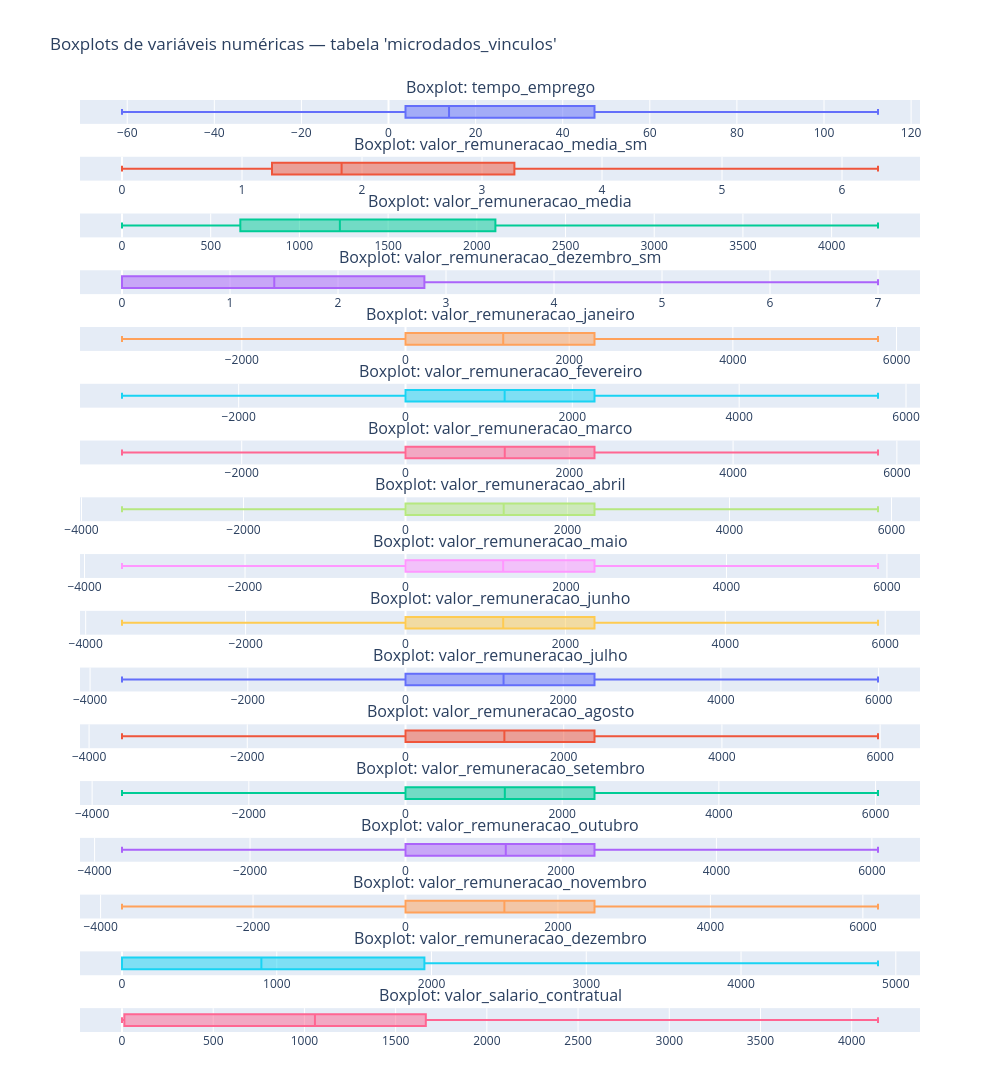

Notebook cell for this chart:
### Markdown cell above
### Box Plot

### Code cell
stats_dict, valid_columns = collect_boxplot_stats(client, table, num_columns)

fig, valid_columns = build_boxplot_figure(stats_dict, TABLE, log_vals=False)
output_path = os.path.abspath(f"data/outputs/html/distribuicao_boxplot_{TABLE}_num_columns.html")
fig.show()

### Figure 1 — Plotly figure (JSON) as saved in the notebook; plotly's stock layout.template omitted (floating-point values rounded to 4 significant figures)
{"data": [{"boxpoints": false, "lowerfence": [-61.2], "median": [13.9], "name": "tempo_emprego", "orientation": "h", "q1": [3.9], "q3": [47.3], "showlegend": false, "type": "box", "upperfence": [112.4], "xaxis": "x", "yaxis": "y"}, {"boxpoints": false, "lowerfence": [0], "median": [1.83], "name": "valor_remuneracao_media_sm", "orientation": "h", "q1": [1.25], "q3": [3.27], "showlegend": false, "type": "box", "upperfence": [6.3], "xaxis": "x2", "yaxis": "y2"}, {"boxpoints": false, "lowerfence": [0], "median": [1228.0], "name": "valor_remuneracao_media", "orientation": "h", "q1": [667], "q3": [2105.0], "showlegend": false, "type": "box", "upperfence": [4261.0], "xaxis": "x3", "yaxis": "y3"}, {"boxpoints": false, "lowerfence": [0], "median": [1.41], "name": "valor_remuneracao_dezembro_sm", "orientation": "h", "q1": [0], "q3": [2.8], "showlegend": false, "type": "box", "upperfence": [7.0], "xaxis": "x4", "yaxis": "y4"}, {"boxpoints": false, "lowerfence": [-3464.0], "median": [1194.0], "name": "valor_remuneracao_janeiro", "orientation": "h", "q1": [0], "q3": [2309.0], "showlegend": false, "type": "box", "upperfence": [5773.0], "xaxis": "x5", "yaxis": "y5"}, {"boxpoints": false, "lowerfence": [-3399.0], "median": [1189.0], "name": "valor_remuneracao_fevereiro", "orientation": "h", "q1": [0], "q3": [2266.0], "showlegend": false, "type": "box", "upperfence": [5664.0], "xaxis": "x6", "yaxis": "y6"}, {"boxpoints": false, "lowerfence": [-3462.0], "median": [1212], "name": "valor_remuneracao_marco", "orientation": "h", "q1": [0], "q3": [2308.0], "showlegend": false, "type": "box", "upperfence": [5770.0], "xaxis": "x7", "yaxis": "y7"}, {"boxpoints": false, "lowerfence": [-3500.0], "median": [1212], "name": "valor_remuneracao_abril", "orientation": "h", "q1": [0], "q3": [2333.0], "showlegend": false, "type": "box", "upperfence": [5834.0], "xaxis": "x8", "yaxis": "y8"}, {"boxpoints": false, "lowerfence": [-3533.0], "median": [1217.0], "name": "valor_remuneracao_maio", "orientation": "h", "q1": [0], "q3": [2355.0], "showlegend": false, "type": "box", "upperfence": [5889.0], "xaxis": "x9", "yaxis": "y9"}, {"boxpoints": false, "lowerfence": [-3546.0], "median": [1222.0], "name": "valor_remuneracao_junho", "orientation": "h", "q1": [0], "q3": [2364.0], "showlegend": false, "type": "box", "upperfence": [5909.0], "xaxis": "x10", "yaxis": "y10"}, {"boxpoints": false, "lowerfence": [-3595.0], "median": [1243.0], "name": "valor_remuneracao_julho", "orientation": "h", "q1": [0], "q3": [2397.0], "showlegend": false, "type": "box", "upperfence": [5992.0], "xaxis": "x11", "yaxis": "y11"}, {"boxpoints": false, "lowerfence": [-3584.0], "median": [1250], "name": "valor_remuneracao_agosto", "orientation": "h", "q1": [0], "q3": [2389.0], "showlegend": false, "type": "box", "upperfence": [5973.0], "xaxis": "x12", "yaxis": "y12"}, {"boxpoints": false, "lowerfence": [-3619.0], "median": [1268.0], "name": "valor_remuneracao_setembro", "orientation": "h", "q1": [0], "q3": [2412.0], "showlegend": false, "type": "box", "upperfence": [6031.0], "xaxis": "x13", "yaxis": "y13"}, {"boxpoints": false, "lowerfence": [-3647.0], "median": [1290], "name": "valor_remuneracao_outubro", "orientation": "h", "q1": [0], "q3": [2432.0], "showlegend": false, "type": "box", "upperfence": [6079.0], "xaxis": "x14", "yaxis": "y14"}, {"boxpoints": false, "lowerfence": [-3719.0], "median": [1297.0], "name": "valor_remuneracao_novembro", "orientation": "h", "q1": [0], "q3": [2479.0], "showlegend": false, "type": "box", "upperfence": [6199.0], "xaxis": "x15", "yaxis": "y15"}, {"boxpoints": false, "lowerfence": [0], "median": [900.7], "name": "valor_remuneracao_dezembro", "orientation": "h", "q1": [0], "q3": [1954], "showlegend": false, "type": "box", "upperfence": [4885], "xaxis": "x16", "yaxis": "y16"}, {"boxpoints": false, "lowerfence": [0], "median": [1058.0], "name": "valor_salario_contratual", "orientation": "h", "q1": [13], "q3": [1665.0], "showlegend": false, "type": "box", "upperfence": [4144.0], "xaxis": "x17", "yaxis": "y17"}], "layout": {"annotations": [{"font": {"size": 16}, "showarrow": false, "text": "Boxplot: tempo_emprego", "x": 0.5, "xanchor": "center", "xref": "paper", "y": 1, "yanchor": "bottom", "yref": "paper"}, {"font": {"size": 16}, "showarrow": false, "text": "Boxplot: valor_remuneracao_media_sm", "x": 0.5, "xanchor": "center", "xref": "paper", "y": 0.9391, "yanchor": "bottom", "yref": "paper"}, {"font": {"size": 16}, "showarrow": false, "text": "Boxplot: valor_remuneracao_media", "x": 0.5, "xanchor": "center", "xref": "paper", "y": 0.8782, "yanchor": "bottom", "yref": "paper"}, {"font": {"size": 16}, "showarrow": false, "text": "Boxplot: valor_remuneracao_dezembro_sm", "x": 0.5, "xanchor": "center", "xref": "paper", "y": 0.8173, "yanchor": "bottom", "yref": "paper"}, {"font": {"size": 16}, "showarrow": false, "text": "Boxplot: valor_remuneracao_janeiro", "x": 0.5, "xanchor": "center", "xref": "paper", "y": 0.7564, "yanchor": "bottom", "yref": "paper"}, {"font": {"size": 16}, "showarrow": false, "text": "Boxplot: valor_remuneracao_fevereiro", "x": 0.5, "xanchor": "center", "xref": "paper", "y": 0.6955, "yanchor": "bottom", "yref": "paper"}, {"font": {"size": 16}, "showarrow": false, "text": "Boxplot: valor_remuneracao_marco", "x": 0.5, "xanchor": "center", "xref": "paper", "y": 0.6346, "yanchor": "bottom", "yref": "paper"}, {"font": {"size": 16}, "showarrow": false, "text": "Boxplot: valor_remuneracao_abril", "x": 0.5, "xanchor": "center", "xref": "paper", "y": 0.5737, "yanchor": "bottom", "yref": "paper"}, {"font": {"size": 16}, "showarrow": false, "text": "Boxplot: valor_remuneracao_maio", "x": 0.5, "xanchor": "center", "xref": "paper", "y": 0.5128, "yanchor": "bottom", "yref": "paper"}, {"font": {"size": 16}, "showarrow": false, "text": "Boxplot: valor_remuneracao_junho", "x": 0.5, "xanchor": "center", "xref": "paper", "y": 0.4519, "yanchor": "bottom", "yref": "paper"}, {"font": {"size": 16}, "showarrow": false, "text": "Boxplot: valor_remuneracao_julho", "x": 0.5, "xanchor": "center", "xref": "paper", "y": 0.391, "yanchor": "bottom", "yref": "paper"}, {"font": {"size": 16}, "showarrow": false, "text": "Boxplot: valor_remuneracao_agosto", "x": 0.5, "xanchor": "center", "xref": "paper", "y": 0.3301, "yanchor": "bottom", "yref": "paper"}, {"font": {"size": 16}, "showarrow": false, "text": "Boxplot: valor_remuneracao_setembro", "x": 0.5, "xanchor": "center", "xref": "paper", "y": 0.2692, "yanchor": "bottom", "yref": "paper"}, {"font": {"size": 16}, "showarrow": false, "text": "Boxplot: valor_remuneracao_outubro", "x": 0.5, "xanchor": "center", "xref": "paper", "y": 0.2083, "yanchor": "bottom", "yref": "paper"}, {"font": {"size": 16}, "showarrow": false, "text": "Boxplot: valor_remuneracao_novembro", "x": 0.5, "xanchor": "center", "xref": "paper", "y": 0.1474, "yanchor": "bottom", "yref": "paper"}, {"font": {"size": 16}, "showarrow": false, "text": "Boxplot: valor_remuneracao_dezembro", "x": 0.5, "xanchor": "center", "xref": "paper", "y": 0.08651, "yanchor": "bottom", "yref": "paper"}, {"font": {"size": 16}, "showarrow": false, "text": "Boxplot: valor_salario_contratual", "x": 0.5, "xanchor": "center", "xref": "paper", "y": 0.02561, "yanchor": "bottom", "yref": "paper"}], "height": 3060, "margin": {"b": 60}, "showlegend": false, "title": {"text": "Boxplots de variáveis numéricas — tabela 'microdados_vinculos'"}, "width": 1000, "xaxis": {"anchor": "y", "domain": [0, 1], "type": "linear"}, "xaxis10": {"anchor": "y10", "domain": [0, 1], "type": "linear"}, "xaxis11": {"anchor": "y11", "domain": [0, 1], "type": "linear"}, "xaxis12": {"anchor": "y12", "domain": [0, 1], "type": "linear"}, "xaxis13": {"anchor": "y13", "domain": [0, 1], "type": "linear"}, "xaxis14": {"anchor": "y14", "domain": [0, 1], "type": "linear"}, "xaxis15": {"anchor": "y15", "domain": [0, 1], "type": "linear"}, "xaxis16": {"anchor": "y16", "domain": [0, 1], "type": "linear"}, "xaxis17": {"anchor": "y17", "domain": [0, 1], "type": "linear"}, "xaxis2": {"anchor": "y2", "domain": [0, 1], "type": "linear"}, "xaxis3": {"anchor": "y3", "domain": [0, 1], "type": "linear"}, "xaxis4": {"anchor": "y4", "domain": [0, 1], "type": "linear"}, "xaxis5": {"anchor": "y5", "domain": [0, 1], "type": "linear"}, "xaxis6": {"anchor": "y6", "domain": [0, 1], "type": "linear"}, "xaxis7": {"anchor": "y7", "domain": [0, 1], "type": "linear"}, "xaxis8": {"anchor": "y8", "domain": [0, 1], "type": "linear"}, "xaxis9": {"anchor": "y9", "domain": [0, 1], "type": "linear"}, "yaxis": {"anchor": "x", "domain": [0.9744, 1], "showticklabels": false}, "yaxis10": {"anchor": "x10", "domain": [0.4263, 0.4519], "showticklabels": false}, "yaxis11": {"anchor": "x11", "domain": [0.3654, 0.391], "showticklabels": false}, "yaxis12": {"anchor": "x12", "domain": [0.3045, 0.3301], "showticklabels": false}, "yaxis13": {"anchor": "x13", "domain": [0.2436, 0.2692], "showticklabels": false}, "yaxis14": {"anchor": "x14", "domain": [0.1827, 0.2083], "showticklabels": false}, "yaxis15": {"anchor": "x15", "domain": [0.1218, 0.1474], "showticklabels": false}, "yaxis16": {"anchor": "x16", "domain": [0.0609, 0.08651], "showticklabels": false}, "yaxis17": {"anchor": "x17", "domain": [0, 0.02561], "showticklabels": false}, "yaxis2": {"anchor": "x2", "domain": [0.9135, 0.9391], "showticklabels": false}, "yaxis3": {"anchor": "x3", "domain": [0.8526, 0.8782], "showticklabels": false}, "yaxis4": {"anchor": "x4", "domain": [0.7917, 0.8173], "showticklabels": false}, "yaxis5": {"anchor": "x5", "domain": [0.7308, 0.7564], "showticklabels": false}, "yaxis6": {"anchor": "x6", "domain": [0.6699, 0.6955], "showticklabels": false}, "yaxis7": {"anchor": "x7", "domain": [0.609, 0.6346], "showticklabels": false}, "yaxis8": {"anchor": "x8", "domain": [0.5481, 0.5737], "showticklabels": false}, "yaxis9": {"anchor": "x9", "domain": [0.4872, 0.5128], "showticklabels": false}}}
